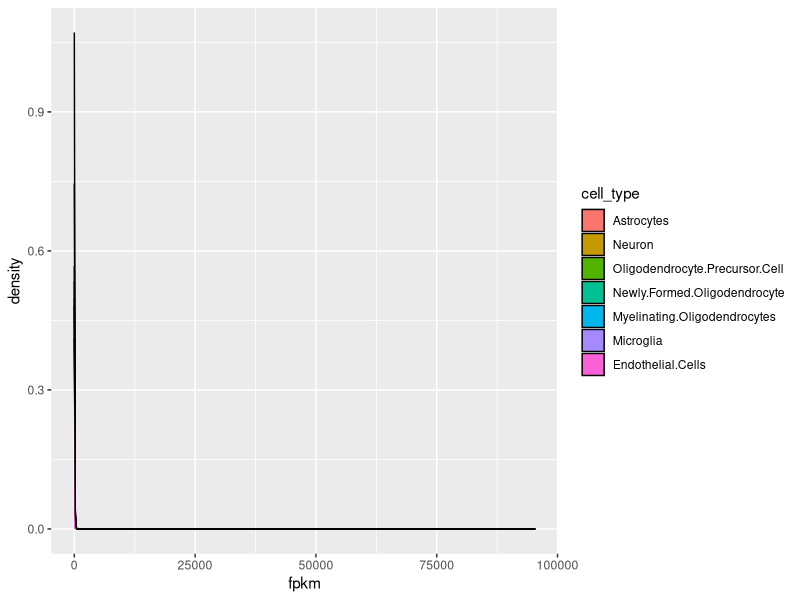
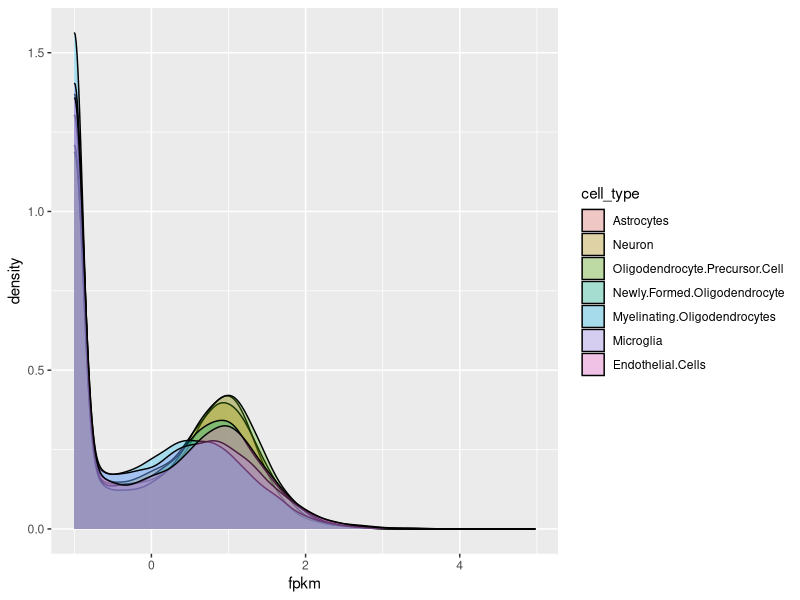
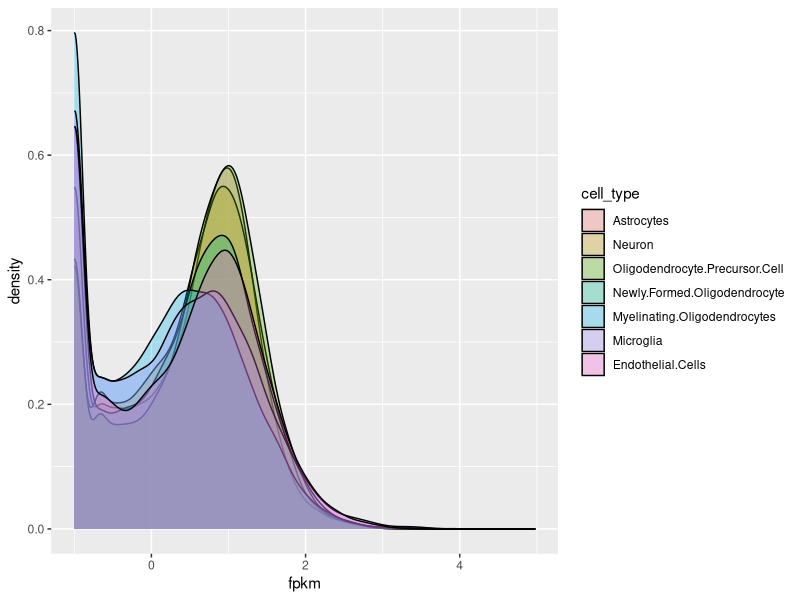
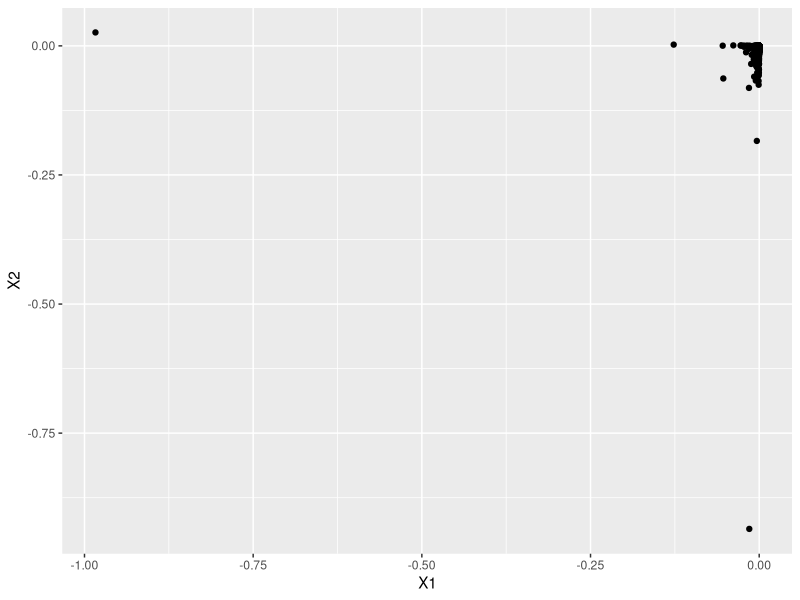
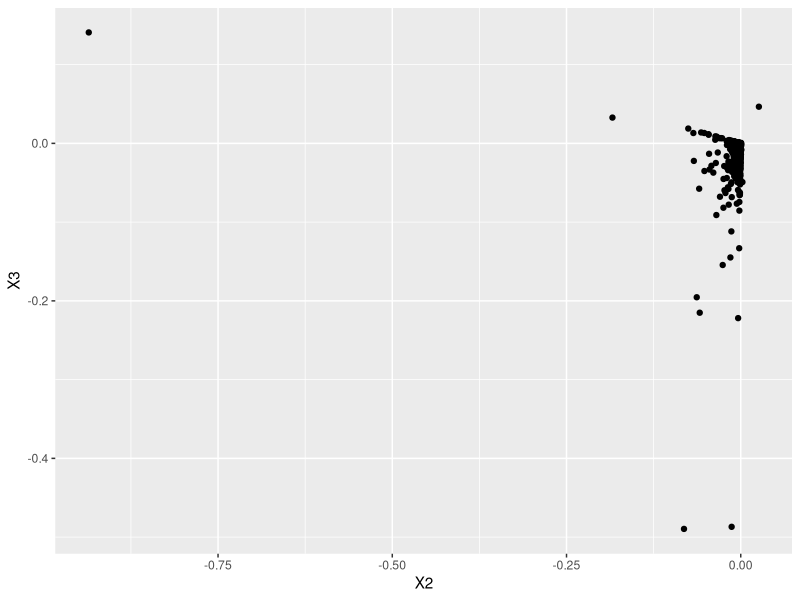
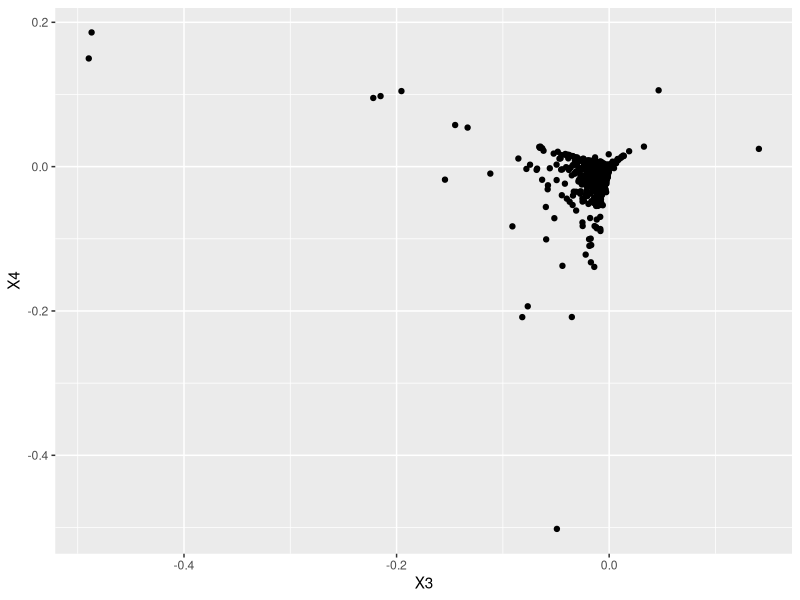
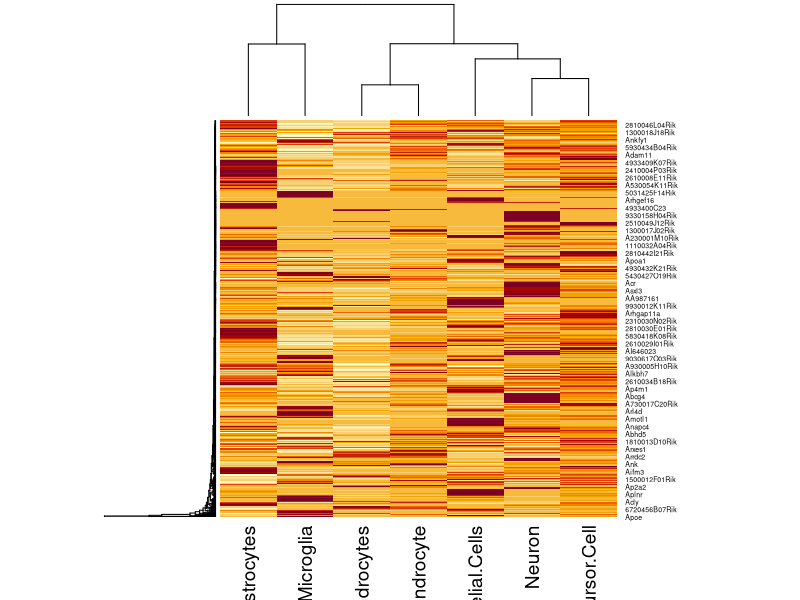

Generate these figures, in order, with R:
library(ggplot2)
library(reshape2)

d <- read.csv('../data/barreslab_rnaseq.csv')

#Getting rid of gene description
d <- d[-2]
#Setting gene names as row names
rownames(d) <- d[,1]
d <- d[-1]

#Raw data density plot
d_formatted <- melt(d)
colnames(d_formatted) <- c('cell_type','fpkm')
ggplot(d_formatted, aes(x=fpkm, fill=cell_type)) + geom_density()

#log10 data density plot
d_log10 <- log10(d)
d_flog10 <- melt(d_log10)
colnames(d_flog10) <- c('cell_type','fpkm')
ggplot(d_flog10, aes(x=fpkm, fill=cell_type, group=cell_type)) + geom_density(alpha=0.3)

#Removing genes with a max 0.1 (lowest) value
d_nomin <- d[apply(d,1,max) > 0.1,]

#New log10 plot (no min values)
d_nomin_log10 <- log10(d_nomin)
d_fnlog10 <- melt(d_nomin_log10)
colnames(d_fnlog10) <- c('cell_type','fpkm')
ggplot(d_fnlog10, aes(x=fpkm, fill=cell_type)) + geom_density(alpha=0.3)

#PRINCIPAL COMPONENT PLOTS (using no_min data)
pcs <- svd(d_nomin)
u_df <- data.frame(pcs$u)
ggplot(u_df,aes(x=X1,y=X2)) + geom_point()
ggplot(u_df,aes(x=X2,y=X3)) + geom_point()
ggplot(u_df,aes(x=X3,y=X4)) + geom_point()

#Heatmap of first 2000 genes
first2000 <- as.matrix(d_nomin[1:2000,])
heatmap(first2000)
